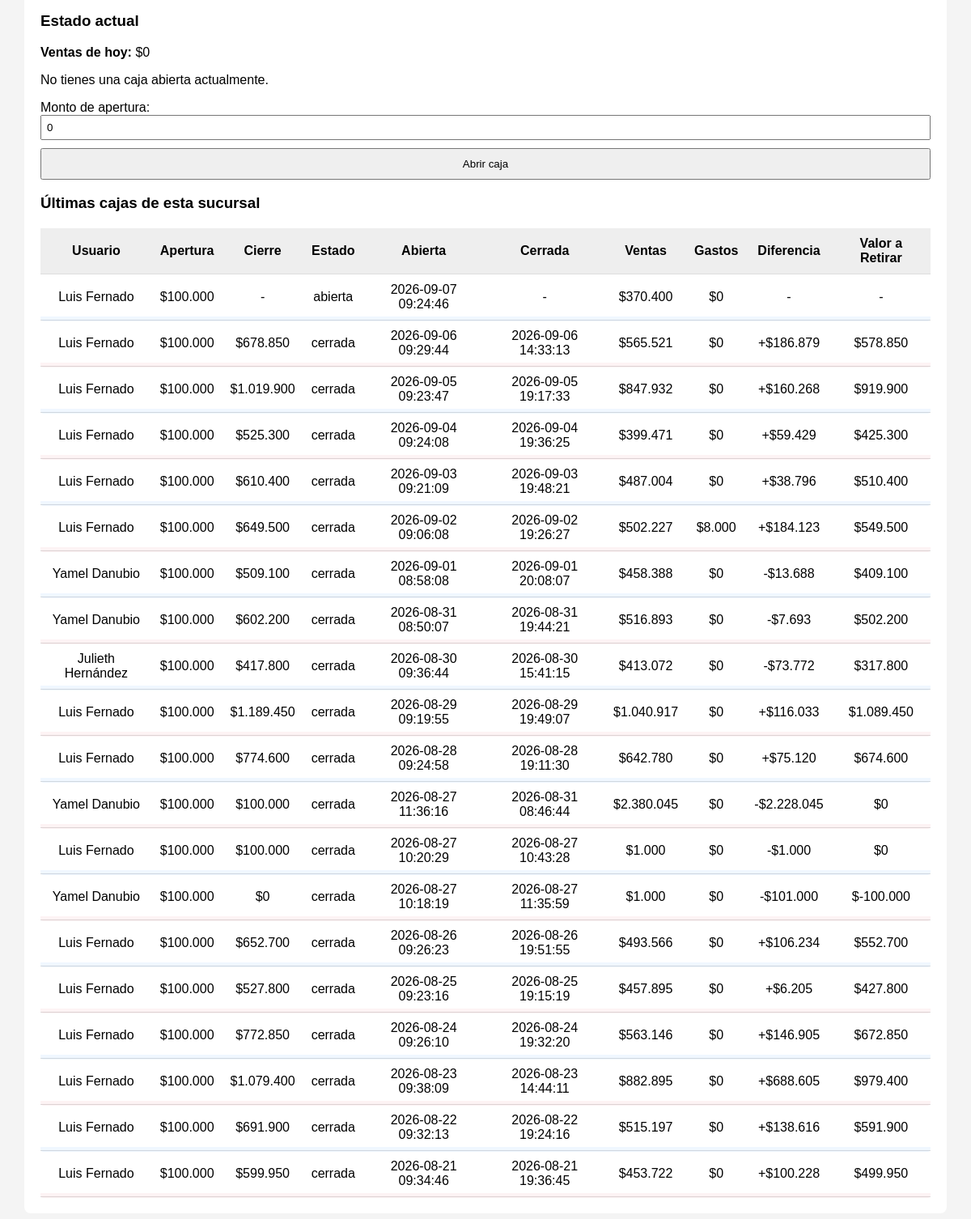
Page /admin/caja.php (signed in, lower part) on the earlier database version.
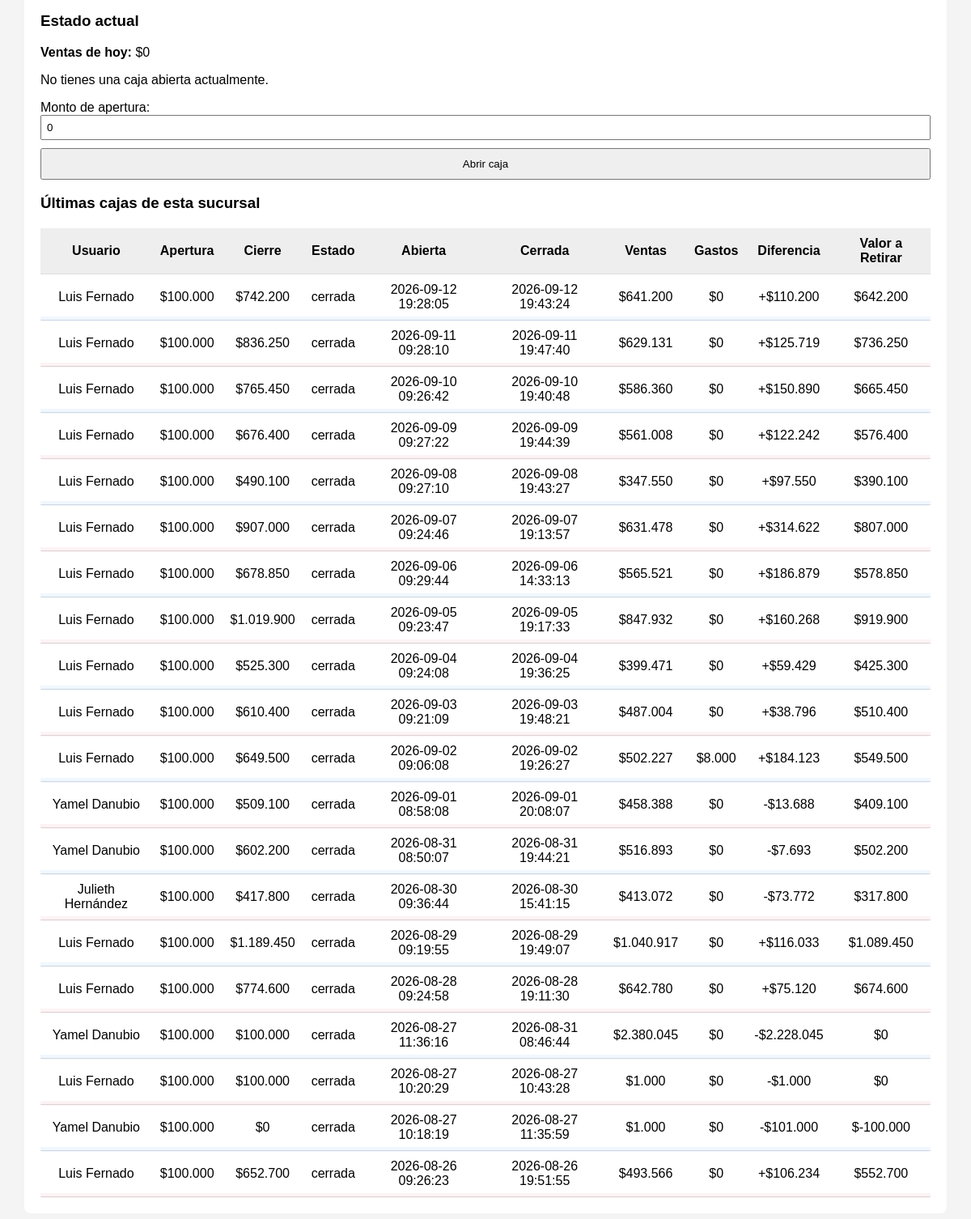
Same page on the later database version.
### tables this page shows
CREATE TABLE `cash_sessions` (
  `id` int(11) NOT NULL,
  `user_id` int(11) NOT NULL,
  `branch_id` int(11) NOT NULL,
  `opening_amount` decimal(10,2) NOT NULL,
  `closing_amount` decimal(10,2) DEFAULT NULL,
  `opened_at` datetime NOT NULL DEFAULT current_timestamp(),
  `closed_at` datetime DEFAULT NULL,
  `printed_at` datetime DEFAULT NULL,
  `status` enum('abierta','cerrada') NOT NULL DEFAULT 'abierta'
);

CREATE TABLE `users` (
  `id` int(11) NOT NULL,
  `name` varchar(100) NOT NULL,
  `email` varchar(150) NOT NULL,
  `password_hash` varchar(255) NOT NULL,
  `role_id` int(11) NOT NULL,
  `branch_id` int(11) NOT NULL DEFAULT 1,
  `active` tinyint(1) DEFAULT 1,
  `created_at` timestamp NOT NULL DEFAULT current_timestamp()
);

### admin/caja.php (the view, shortened to what the changed rows need)
<?php
$pdo = DB::getConnection();
$currentBranchId   = $_SESSION['branch_id']   ?? null;
$currentUserId     = $_SESSION['user']['id']  ?? null;
$currentUserRole   = $_SESSION['user']['role_id'] ?? null;
$stmt = $pdo->prepare("
    SELECT * FROM cash_sessions
    WHERE user_id=? AND branch_id=? AND status='abierta'
    ORDER BY id DESC LIMIT 1
");
$stmt->execute([$currentUserId, $currentBranchId]);
$currentSession = $stmt->fetch(PDO::FETCH_ASSOC);
$stmtVentasSesion = $pdo->prepare("
    SELECT COALESCE(SUM(total),0)
    FROM orders
    WHERE branch_id = ?
      AND status != 'cancelado'
      AND created_at BETWEEN ? AND ?
");
$stmtVirtual = $pdo->prepare("
    SELECT COALESCE(SUM(p.amount),0)
    FROM payments p
    JOIN orders o ON o.id = p.order_id
    WHERE p.method = 'virtual'
      AND p.status = 'completado'
      AND o.created_at BETWEEN ? AND ?
      AND o.branch_id = ?
");
$stmtGastos = $pdo->prepare("
    SELECT COALESCE(SUM(valor),0)
    FROM gastos g
    WHERE g.branch_id = ?
      AND CONCAT(g.fecha, ' ', g.hora) BETWEEN ? AND ?
      AND g.anulado = 0
");
$defaultOpenedAt = $currentSession['opened_at'] ?? date('Y-m-d H:i:s');
$defaultClosedAt = $currentSession['closed_at'] ?? date('Y-m-d H:i:s');
$stmtVirtual->execute([$defaultOpenedAt, $defaultClosedAt, $currentBranchId]);
$stmtGastos->execute([$currentBranchId, $defaultOpenedAt, $defaultClosedAt]);
$stmt = $pdo->prepare("
    SELECT c.*, u.name AS user_name
    FROM cash_sessions c
    JOIN users u ON u.id = c.user_id
    WHERE c.branch_id = ?
    ORDER BY c.id DESC
    LIMIT 20
");
$stmt->execute([$currentBranchId]);
$sessions = $stmt->fetchAll(PDO::FETCH_ASSOC);
?>
<!DOCTYPE html>
<html lang="es">
<head>
</head>
<body>
<div class="container">
<?php
if ($currentUserRole == 1):
?>
    <table class="table">
        <thead>
            <tr>
                <th>Usuario</th>
                <th>Apertura</th>
                <th>Cierre</th>
                <th>Estado</th>
                <th>Abierta</th>
                <th>Cerrada</th>
                <th>Ventas</th>
                <th>Gastos</th>
                <th>Diferencia</th>
                <th>Valor a Retirar</th>
            </tr>
        </thead>
            <tbody>
            <?php foreach ($sessions as $s): ?>
            <?php
                $openedAt = $s['opened_at'];
                $closedAt = $s['closed_at'] ?: date('Y-m-d H:i:s');
                $stmtVentasSesion->execute([$currentBranchId, $openedAt, $closedAt]);
                $ventasSesion = (float)$stmtVentasSesion->fetchColumn();
                $stmtVirtual->execute([$openedAt, $closedAt, $currentBranchId]);
                $virtualSesion = (float)$stmtVirtual->fetchColumn();
                $stmtGastos->execute([$currentBranchId, $openedAt, $closedAt]);
                $gastosSesion = (float)$stmtGastos->fetchColumn();
                $withdrawSesion = null;
                if ($s['closing_amount'] !== null) {
                    $withdrawSesion = (float)$s['closing_amount'] - (float)$s['opening_amount'];
                }
                $diff = null;
                if ($s['closing_amount'] !== null) {
                    $diff = $withdrawSesion + $virtualSesion + $gastosSesion - $ventasSesion;
                }
                $diffTexto = ($diff === null) ? '-' : (($diff >= 0 ? '+' : '-') . '$' . number_format(abs($diff), 0, ",", "."));
                $withdrawTexto = ($withdrawSesion === null) ? '-' : ('$' . number_format($withdrawSesion, 0, ",", "."));
            ?>
            <tr>
                <td><?= htmlspecialchars($s['user_name']) ?></td>
                <td>$<?= number_format($s['opening_amount'], 0, ",", ".") ?></td>
                <td><?= $s['closing_amount'] !== null ? '$'.number_format($s['closing_amount'], 0, ",", ".") : '-' ?></td>
                <td><?= htmlspecialchars($s['status']) ?></td>
                <td><?= $s['opened_at'] ?></td>
                <td><?= $s['closed_at'] ?: '-' ?></td>
                <td><?= '$' . number_format($ventasSesion, 0, ",", ".") ?></td>
                <td><?= '$' . number_format($gastosSesion, 0, ",", ".") ?></td>
                <td><?= $diffTexto ?></td>
                <td><?= $withdrawTexto ?></td>
            </tr>
            <?php endforeach; ?>
        </tbody>
    </table>
<?php
endif;
?>
</div>
</body>
</html>

Differences in the rows shown:
no longer on this page (row unchanged): cash_sessions: user.name "Luis Fernado", opening_amount "100.000", closing_amount "527.800", status "cerrada", opened_at "2026-08-25 09:23:16", closed_at "2026-08-25 19:15:19", ventasSesion "457.895", gastosSesion "0", diffTexto "+$6.205", withdrawTexto "$427.800"
no longer on this page (row unchanged): cash_sessions: user.name "Luis Fernado", opening_amount "100.000", closing_amount "772.850", status "cerrada", opened_at "2026-08-24 09:26:10", closed_at "2026-08-24 19:32:20", ventasSesion "563.146", gastosSesion "0", diffTexto "+$146.905", withdrawTexto "$672.850"
no longer on this page (row unchanged): cash_sessions: user.name "Luis Fernado", opening_amount "100.000", closing_amount "1.079.400", status "cerrada", opened_at "2026-08-23 09:38:09", closed_at "2026-08-23 14:44:11", ventasSesion "882.895", gastosSesion "0", diffTexto "+$688.605", withdrawTexto "$979.400"
no longer on this page (row unchanged): cash_sessions: user.name "Luis Fernado", opening_amount "100.000", closing_amount "691.900", status "cerrada", opened_at "2026-08-22 09:32:13", closed_at "2026-08-22 19:24:16", ventasSesion "515.197", gastosSesion "0", diffTexto "+$138.616", withdrawTexto "$591.900"
no longer on this page (row unchanged): cash_sessions: user.name "Luis Fernado", opening_amount "100.000", closing_amount "599.950", status "cerrada", opened_at "2026-08-21 09:34:46", closed_at "2026-08-21 19:36:45", ventasSesion "453.722", gastosSesion "0", diffTexto "+$100.228", withdrawTexto "$499.950"
added cash_sessions: user.name "Luis Fernado", opening_amount "100.000", closing_amount "742.200", status "cerrada", opened_at "2026-09-12 19:28:05", closed_at "2026-09-12 19:43:24", ventasSesion "641.200", gastosSesion "0", diffTexto "+$110.200", withdrawTexto "$642.200"
added cash_sessions: user.name "Luis Fernado", opening_amount "100.000", closing_amount "836.250", status "cerrada", opened_at "2026-09-11 09:28:10", closed_at "2026-09-11 19:47:40", ventasSesion "629.131", gastosSesion "0", diffTexto "+$125.719", withdrawTexto "$736.250"
added cash_sessions: user.name "Luis Fernado", opening_amount "100.000", closing_amount "765.450", status "cerrada", opened_at "2026-09-10 09:26:42", closed_at "2026-09-10 19:40:48", ventasSesion "586.360", gastosSesion "0", diffTexto "+$150.890", withdrawTexto "$665.450"
added cash_sessions: user.name "Luis Fernado", opening_amount "100.000", closing_amount "676.400", status "cerrada", opened_at "2026-09-09 09:27:22", closed_at "2026-09-09 19:44:39", ventasSesion "561.008", gastosSesion "0", diffTexto "+$122.242", withdrawTexto "$576.400"
added cash_sessions: user.name "Luis Fernado", opening_amount "100.000", closing_amount "490.100", status "cerrada", opened_at "2026-09-08 09:27:10", closed_at "2026-09-08 19:43:27", ventasSesion "347.550", gastosSesion "0", diffTexto "+$97.550", withdrawTexto "$390.100"
changed cash_sessions (number 6 of 20 on the later page): closing_amount (not shown) → "907.000"; status "abierta" → "cerrada"; closed_at "-" → "2026-09-07 19:13:57"; ventasSesion "370.400" → "631.478"; diffTexto "-" → "+$314.622"; withdrawTexto "-" → "$807.000"; closing_amount "-" → "$"
